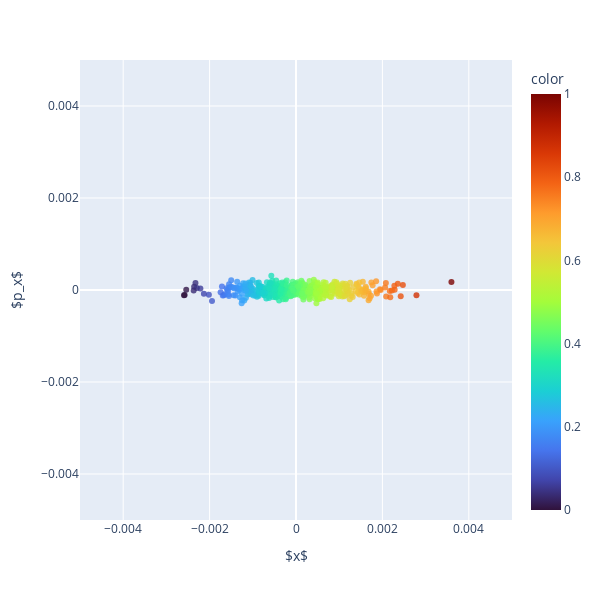

Here is the notebook cell this chart was saved with:
### Code cell
# Plot points and ellipse
fig = plx.scatter(x=x_array, y=px_array, labels={'x':r'$x$', 'y':r'$p_x$'}, color_continuous_scale='Turbo', color=pca_projection, opacity=0.8)
#fig.add_trace(go.Contour(x=x_ellipse[0,:], y=p_ellipse[:,0], z=ellipse, colorscale='Blues', showscale=False, opacity=0.5))
fig.update_layout(yaxis_range=[-0.005,0.005])
fig.update_layout(xaxis_range=[-0.005,0.005])

fig.show()

### Figure 1 — Plotly figure (JSON) as saved in the notebook; plotly's stock layout.template omitted (floating-point values rounded to 4 significant figures; data arrays with more than 128 entries replaced by an {"elided": "..."} marker saying what was removed)
{"data": [{"hovertemplate": "$x$=%{x}<br>$p_x$=%{y}<br>color=%{marker.color}<extra></extra>", "legendgroup": "", "marker": {"color": {"elided": "500 float values"}, "coloraxis": "coloraxis", "opacity": 0.8, "symbol": "circle"}, "mode": "markers", "name": "", "orientation": "v", "showlegend": false, "type": "scatter", "x": {"elided": "500 float values"}, "xaxis": "x", "y": {"elided": "500 float values"}, "yaxis": "y"}], "layout": {"coloraxis": {"colorbar": {"title": {"text": "color"}}, "colorscale": [[0, "#30123b"], [0.07143, "#4145ab"], [0.1429, "#4675ed"], [0.2143, "#39a2fc"], [0.2857, "#1bcfd4"], [0.3571, "#24eca6"], [0.4286, "#61fc6c"], [0.5, "#a4fc3b"], [0.5714, "#d1e834"], [0.6429, "#f3c63a"], [0.7143, "#fe9b2d"], [0.7857, "#f36315"], [0.8571, "#d93806"], [0.9286, "#b11901"], [1, "#7a0402"]]}, "height": 600, "legend": {"tracegroupgap": 0}, "margin": {"t": 60}, "width": 600, "xaxis": {"anchor": "y", "domain": [0, 1], "range": [-0.005, 0.005], "title": {"text": "$x$"}}, "yaxis": {"anchor": "x", "domain": [0, 1], "range": [-0.005, 0.005], "title": {"text": "$p_x$"}}}}
